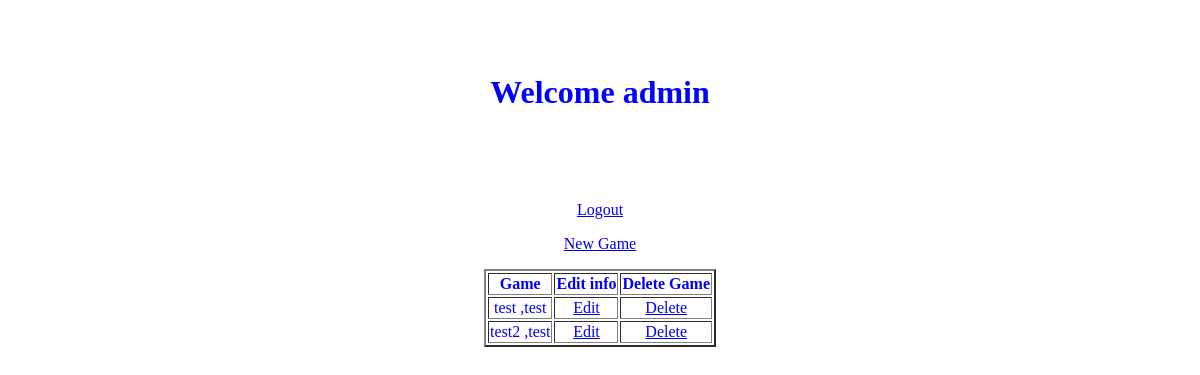
Page / (signed in) on the earlier database version.
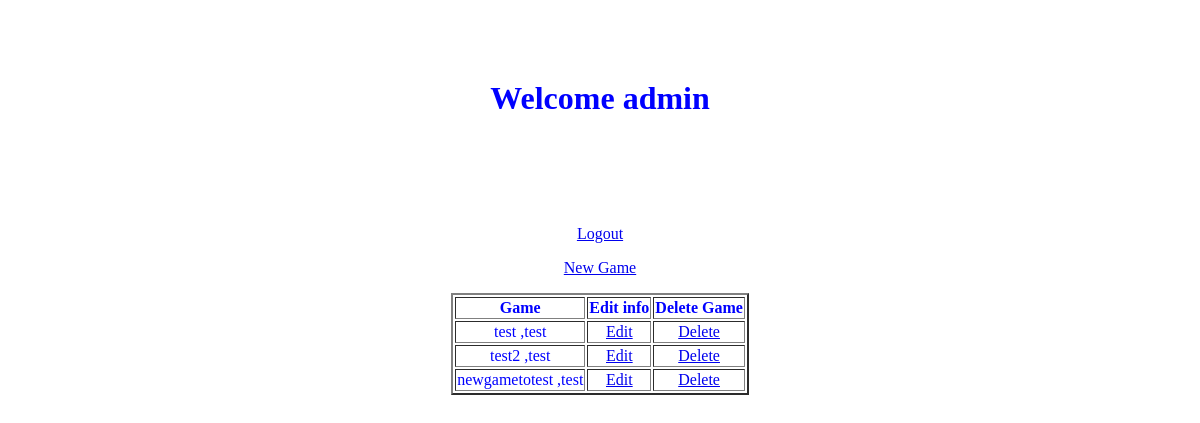
Same page on the later database version.
### gameApp/models.py (models this page shows)
class GameModel(models.Model):
    name= models.CharField(max_length=200)
    developer= models.CharField(max_length=300)
    releaseDate= models.DateField(default=timezone.now())
    esbrRating= models.CharField(max_length=20)
    gameMakeIdKey= models.ForeignKey(GameCollectorModel,on_delete=models.PROTECT,blank=True,null=True)
    def __str__(self):
        return f'{self.name} ,{self.gameMakeIdKey}'

class GameCollectorModel(models.Model):
    username= models.CharField(max_length=100)
    password1= models.CharField(max_length=200)
    password2= models.CharField(max_length=200)
    accountCreationDate= models.DateField(default=timezone.now())
    rank= models.CharField(max_length=10,default='grunt')
    userIDkey= models.ForeignKey(User,on_delete=models.CASCADE,blank=True,null=True)
    def __str__(self):
        return f'{self.username}'

### gameApp/views.py (the view)
# urls.py: path('', views.index, name='index'),
def index(request):  # for the rendering of the index page
    if request.user.is_authenticated:  # makes sure the user is logged in to authorize this existing
        gameCollector = GameCollectorModel.objects.get(userIDkey=request.user)  # this gets the game collector
        gameList = GameModel.objects.filter(gameMakeIdKey=gameCollector)  # this gets the list of games that person did
    else:
        gameList = ''  # sets gamelist to empty so no games will be displayed
    context = \
        {
            'gameList': gameList  # this adds completed game list that will later filter out based on logged in user
        }
    return render(request, 'gameApp/index.html', context)  # this renders the page and start at index

### gameApp/templates/gameApp/index.html (shortened to what this page needs)
<!DOCTYPE html>
<html lang="en">
<head>
    {% load static %}
    <link rel="stylesheet" type="text/css" href="{% static 'gameApp/style.css' %}">
</head>
<body>
<header>
<h1>
    {% block header %}
    {% if user.is_authenticated %}
    Welcome {{user.username}}
    {% else %}
    Welcome To GameListers!
    {% endif %}
    {% endblock header %}
</h1>
</header>
<div>
{% block content %}
{% if user.is_authenticated %}
<p><a href="{% url 'logout' %}">Logout</a></p>
<p><a href="newGame">New Game</a></p>
{% if gameList %}
<table border="2">
    <tr>
        <th>Game</th>
        <th>Edit info</th>
        <th>Delete Game</th>
    </tr>
    {% for game in gameList %}
    <tr>
        <td>{{ game }}</td>
        <td><a href="{% url 'edit' game.id %}">Edit</a></td>
        <td><a href="{% url 'delete' game.id %}">Delete</a></td>
    </tr>
    {% endfor %}
</table>
{% else %}
<h3>No games! Why not make one?</h3>
{% endif %}
{% else %}
<p><a href="{% url 'login' %}">Login</a>
<p><a href="{% url 'newUser' %}">New User?</a></p>
{% endif%}
{% endblock content %}
</div>
</body>
</html>

### gameApp/static/gameApp/style.css (style rules this page uses)
body { display: grid; grid-template-columns: repeat(12, 1fr); grid-template-rows: repeat(15, 1fr); grid-column-gap: 10px; grid-row-gap: 15px; justify-items: center; }
header { grid-column: 5/9; grid-row: 2/5; color: blue; }
div { grid-row: 5/9; grid-column: 5/9; color: blue; text-align: center; }

Differences in the rows shown:
added GameModel: name+gameMakeIdKey "newgametotest ,test"
